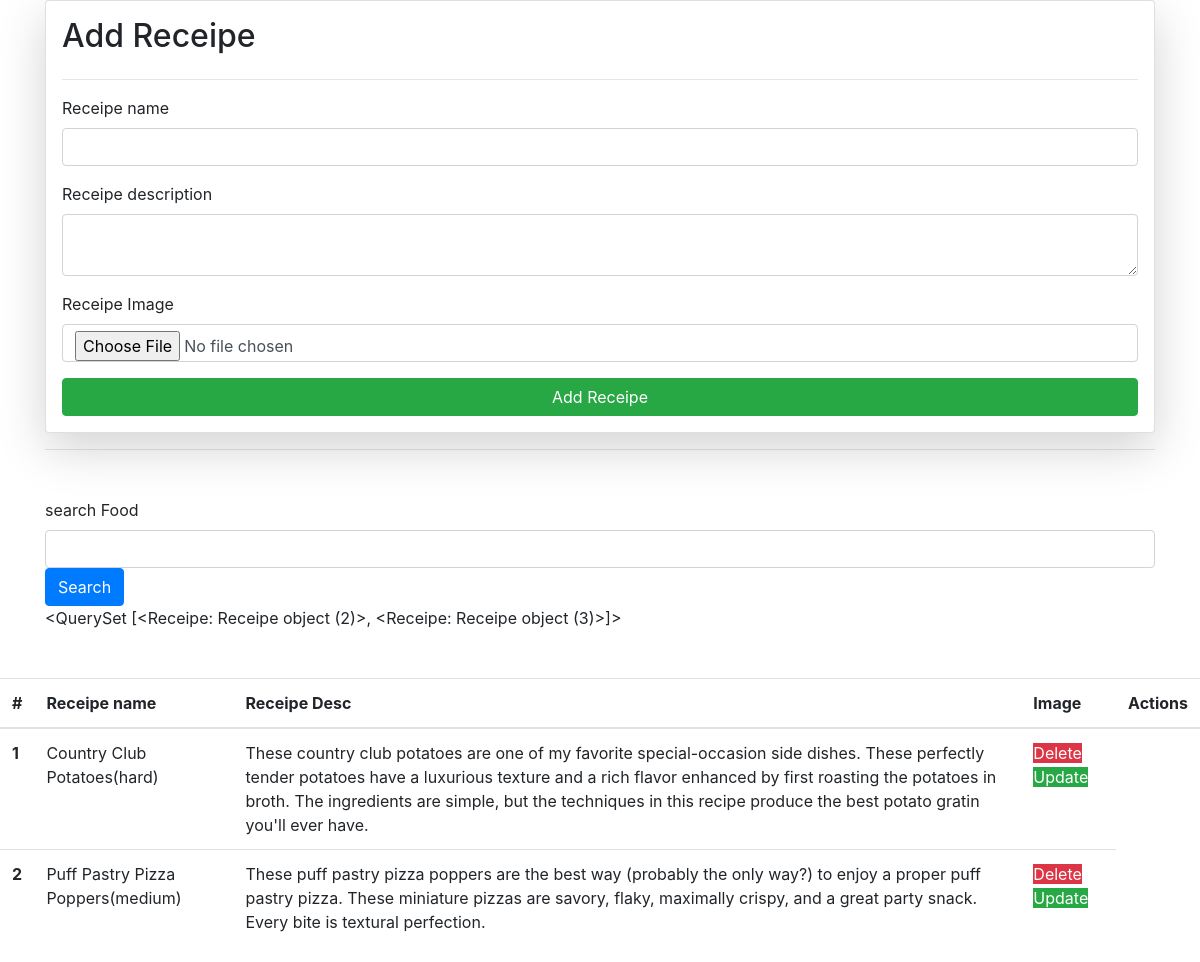
The page / on the database its author committed.
### vege/models.py (models this page shows)
class Receipe(models.Model):
    user = models.ForeignKey(User,on_delete=models.SET_NULL,null=True,blank=True)
    receipe_name=models.CharField(max_length=100)
    receipe_description = models.TextField()
    receipe_image = models.ImageField(upload_to="receipe")

### vege/views.py (the view, shortened to what this page needs)
# urls.py: path('', receipes, name="home"),
def receipes(request):
    queryset = Receipe.objects.all()
    if request.GET.get('search'):
        queryset = queryset.filter(receipe_name__icontains = request.GET.get('search'))
    context ={'receipes':queryset}
    return render(request,'receipes.html',context)

### vege/templates/receipes.html (shortened to what this page needs)
<!DOCTYPE html>
<html lang="en">
<head>
    <link rel="stylesheet" href="https://cdn.jsdelivr.net/npm/bootstrap@4.6.2/dist/css/bootstrap.min.css">
</head>
<body>
  <div class="container">
        <form class="card p-3 shadow-lg" method="post" enctype="multipart/form-data">
            <h2>Add Receipe</h2>
            <hr>
            <div class="form-group">
                <label for="exampleInputEmail1">Receipe name</label>
                <input name="receipe_name"  required type="text" class="form-control" >
            </div>
            <div class="form-group">
                <label for="exampleInputPassword1" >Receipe description</label>
                <textarea class="form-control" name="receipe_description"required></textarea>
            </div>
            <div class="form-group">
                <label for="exampleInputPassword1">Receipe Image</label>
                <input name="receipe_image"type="file" class="form-control" >
            </div>
            <button type="submit" class="btn btn-success">Add Receipe</button>
        </form>
        <hr>
        <div class="mt-5">
          <form action="">
          <div class="mx-auto col6">
            <label for="form-label">search Food</label>
            <input name="search"   type="text" class="form-control" >
          </div>
            <button type="submit" class="btn btn-primary">Search</button>
          </form>
        </div>
        {{receipes}}
    </div>
    <table class="table mt-5">
  <thead>
    <tr>
      <th scope="col">#</th>
      <th scope="col">Receipe name</th>
      <th scope="col">Receipe Desc</th>
      <th scope="col">Image</th>
      <th scope="col">Actions</th>
    </tr>
  </thead>
  <tbody>
    {% for receipe in receipes %}
    <tr>
      <th scope="row">{{forloop.counter}}</th>
      <td>{{receipe.receipe_name}}</td>
      <td>{{receipe.receipe_description}}</td>
      <td>
        <a href="/delete-receipe/{{receipe.id}}" class="btn- btn-danger">Delete</a>
        <a href="/update-receipe/{{receipe.id}}" class="btn- btn-success">Update</a>
      </td>
    </tr>
    {% endfor %}
  </tbody>
</table>
</body>
</html>

### rows shown on the page
Receipe: id "<QuerySet [<Receipe: Receipe object (2)>, <Receipe: Receipe object (3)>]>", receipe_name "Country Club Potatoes(hard)", receipe_description "These country club potatoes are one of my favorite special-occasion side dishes. These perfectly tender potatoes have a luxurious texture and a rich flavor enhanced by first roasting the potatoes in broth. The ingredients are simple, but the techniques in this recipe produce the best potato gratin you'll ever have."
Receipe: receipe_name "Puff Pastry Pizza Poppers(medium)", receipe_description "These puff pastry pizza poppers are the best way (probably the only way?) to enjoy a proper puff pastry pizza. These miniature pizzas are savory, flaky, maximally crispy, and a great party snack. Every bite is textural perfection."
